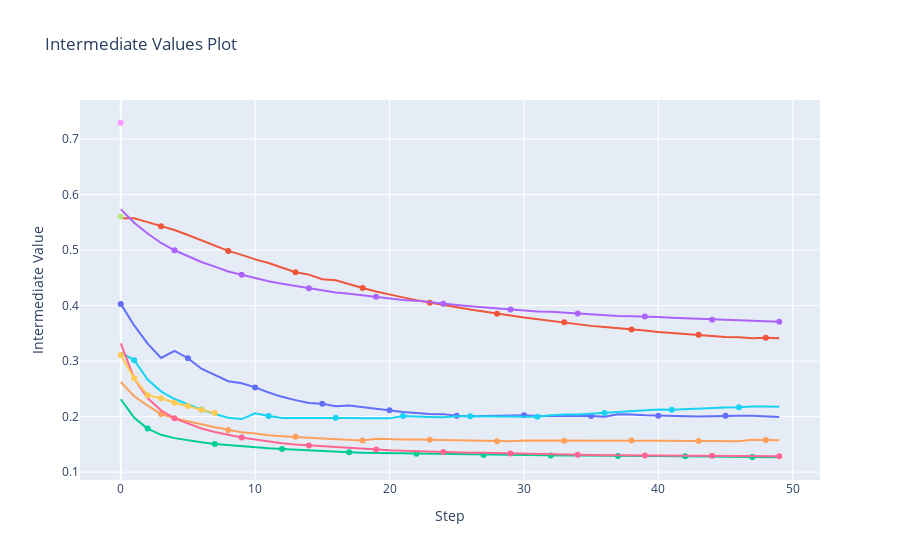

Notebook cell for this chart:
### Code cell
# create graph directory for this model
graph_path = pathlib.Path(
    f"../../figures/{mlp_params.MODEL_TYPE}/{mlp_params.MODEL_NAME}/{mlp_params.CELL_TYPE}/hyperparameter_optimization"
).resolve(strict=True)

pathlib.Path(graph_path).mkdir(parents=True, exist_ok=True)
fig = optuna.visualization.plot_intermediate_values(study)

graph_path = f"{graph_path}/plot_intermediate_values_graph"

fig.write_image(pathlib.Path(f"{graph_path}.png"))
fig.show()
